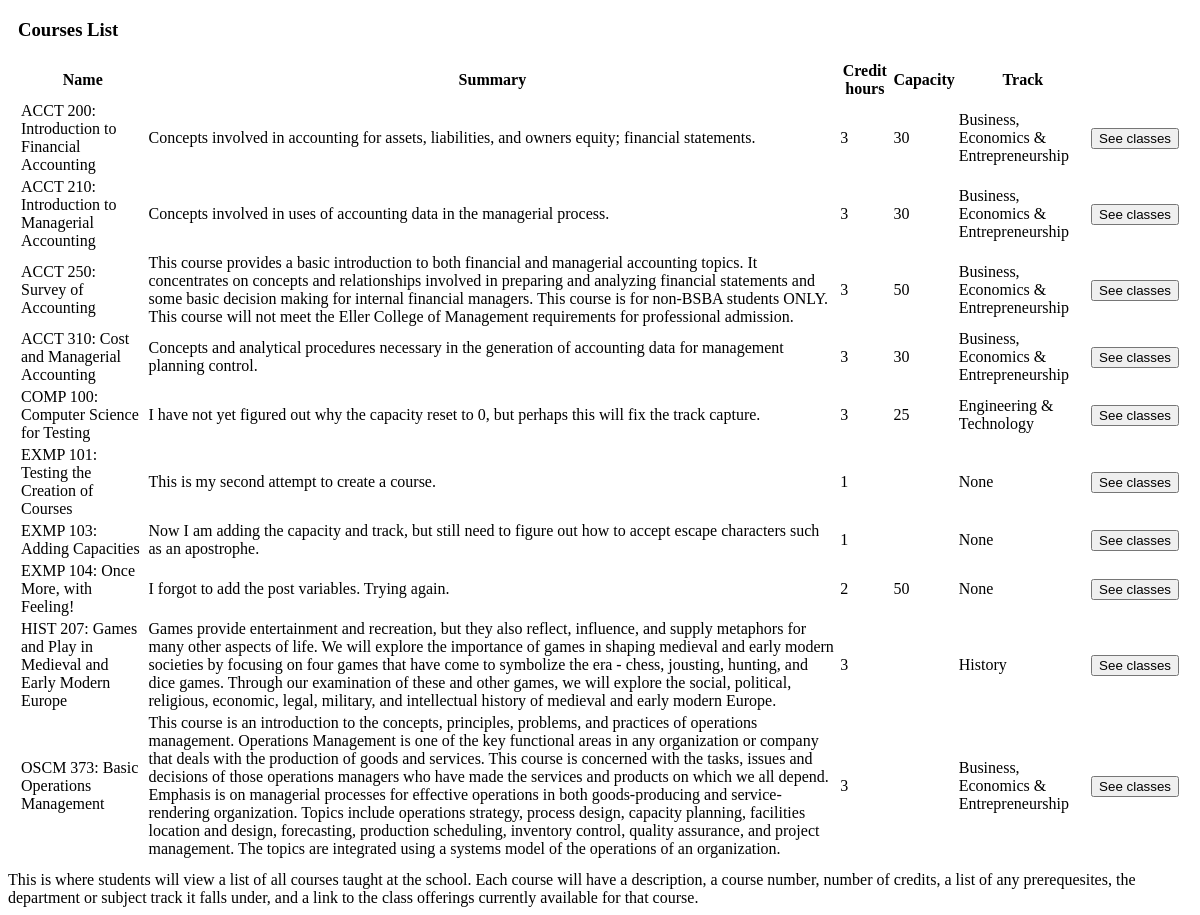
The app's page /courses_student.php, older data.
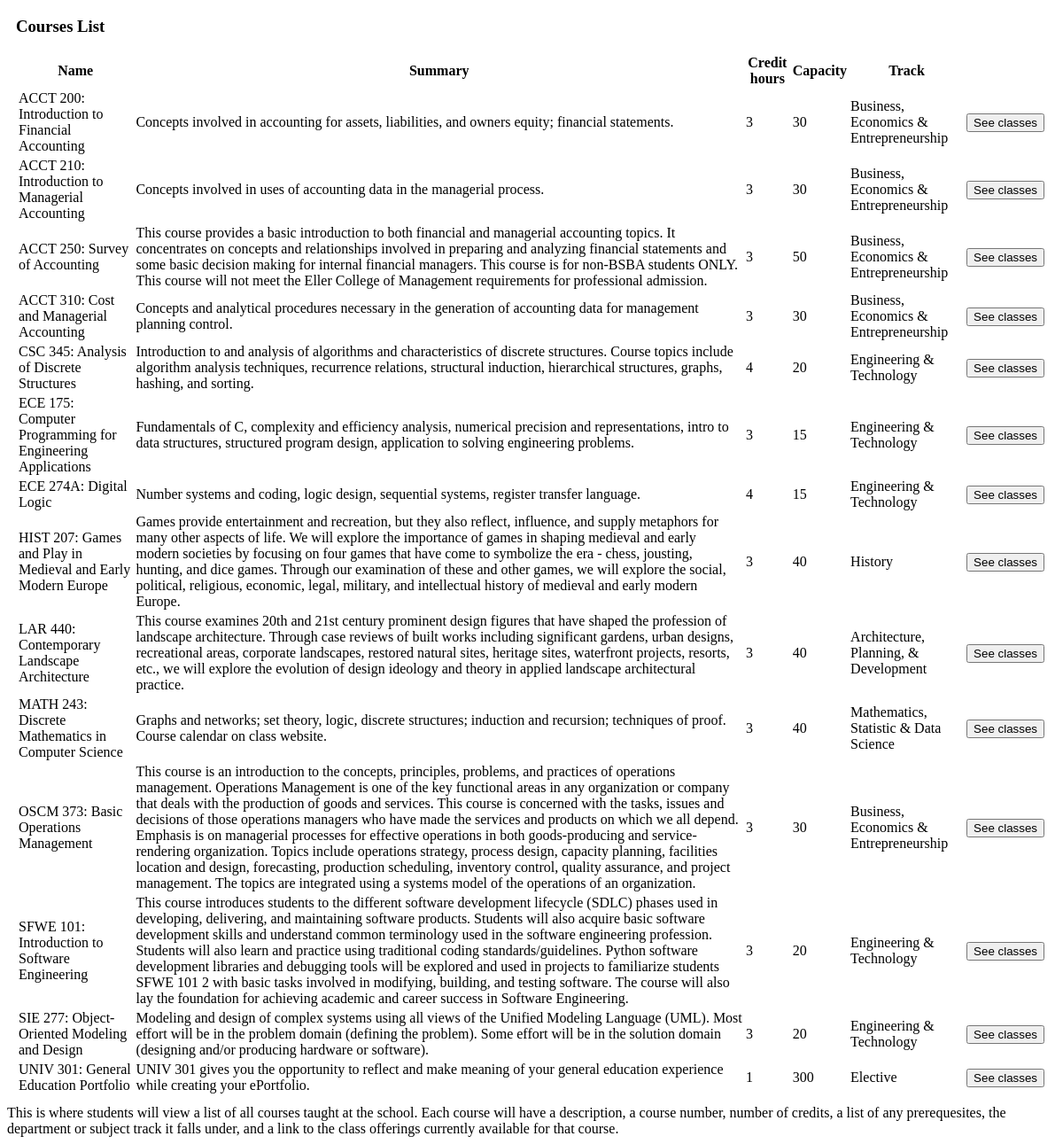
The same page, newer data.
### tables this page shows
CREATE TABLE `courses` (
  `course_id` varchar(10) NOT NULL,
  `course_name` varchar(100) NOT NULL,
  `summary` varchar(1000) DEFAULT NULL,
  `credits` int(11) NOT NULL,
  `track_id` int(11) NOT NULL,
  `prerequesites` tinyint(1) DEFAULT NULL,
  `default_max_capacity` int(11) DEFAULT NULL
);

CREATE TABLE `subject_tracks` (
  `track_id` int(11) NOT NULL,
  `track_name` varchar(45) NOT NULL
);

### courses_student.php (the view, shortened to what this page needs)
<!DOCTYPE html>
<html lang="en">
<head>
</head>
<body>
    <div class="bs-example">
            <div class="row">
                <div class="col-md-12">
                    <div class="page-header clearfix">
                        <h3 class="pull-left">Courses List</h3>
                    </div>
                    <?php
                    include_once 'db.php';
                    $result = mysqli_query($conn,"SELECT * FROM courses INNER JOIN subject_tracks ON courses.track_id=subject_tracks.track_id");
                    ?>
                    <?php
                    if (mysqli_num_rows($result) > 0) {
                    ?>
                      <table class='table table-bordered table-striped'>
                      <th>Name</th>
                        <th>Summary</th>
                        <th>Credit hours</th>
                        <th>Capacity</th>
                        <th>Track</th>
                    <?php
                    while($row = mysqli_fetch_array($result)) {
                    ?>
                    <tr>
                        <td><?php
                        $row_course_id = $row["course_id"]; echo $row_course_id; echo ': '; echo $row["course_name"]; ?></td>
                        <td width:1000px><?php echo $row["summary"]; ?></td>
                        <td><?php echo $row["credits"]; ?></td>
                        <td><?php echo $row["default_max_capacity"]; ?></td>
                        <td><?php echo $row["track_name"]; ?></td>
                        <td><form method="POST" action="classes.php"><input type="hidden" name="course_id" value="<?php echo $row_course_id; ?>"><input type="submit" name="search_classes" value="See classes"></form></td>
                    </tr>
                    <?php
                    }
                    ?>
                    </table>
                     <?php
                    }
                    else{
                        echo "No result found";
                    }
                    ?>
                </div>
            </div>
    </div>
<div>
    This is where students will view a list of all courses taught at the school.
    Each course will have a description, a course number, number of credits, a list of any prerequesites, the department or subject track it falls under,
    and a link to the class offerings currently available for that course.
</div>
</body>
</html>

### courses_student.php (style rules this page uses)
.bs-example { margin: 10px; }

Row changes from the older to the newer data that the page shows:
removed courses: course_id "COMP 100", course_name "Computer Science for Testing", summary "I have not yet figured out why the capacity reset to 0, but perhaps this will fix the track capture.", credits "3", default_max_capacity "25", track.track_name "Engineering & Technology"
removed courses: course_id "EXMP 101", course_name "Testing the Creation of Courses", summary "This is my second attempt to create a course.", credits "1", track.track_name "None"
removed courses: course_id "EXMP 103", course_name "Adding Capacities", summary "Now I am adding the capacity and track, but still need to figure out how to accept escape characters such as an apostrophe.", credits "1", track.track_name "None"
removed courses: course_id "EXMP 104", course_name "Once More, with Feeling!", summary "I forgot to add the post variables. Trying again.", credits "2", default_max_capacity "50", track.track_name "None"
added courses: course_id "CSC 345", course_name "Analysis of Discrete Structures", summary "Introduction to and analysis of algorithms and characteristics of discrete structures. Course topics include algorithm analysis techniques, recurrence relations, structural induction, hierarchical structures, graphs, hashing, and sorting.", credits "4", default_max_capacity "20", track.track_name "Engineering & Technology"
added courses: course_id "ECE 175", course_name "Computer Programming for Engineering Applications", summary "Fundamentals of C, complexity and efficiency analysis, numerical precision and representations, intro to data structures, structured program design, application to solving engineering problems.", credits "3", default_max_capacity "15", track.track_name "Engineering & Technology"
added courses: course_id "ECE 274A", course_name "Digital Logic", summary "Number systems and coding, logic design, sequential systems, register transfer language.", credits "4", default_max_capacity "15", track.track_name "Engineering & Technology"
changed courses "HIST 207": default_max_capacity (not shown) → "40"
added courses: course_id "LAR 440", course_name "Contemporary Landscape Architecture", summary "This course examines 20th and 21st century prominent design figures that have shaped the profession of landscape architecture. Through case reviews of built works including significant gardens, urban designs, recreational areas, corporate landscapes, restored natural sites, heritage sites, waterfront projects, resorts, etc., we will explore the evolution of design ideology and theory in applied landscape architectural practice.", credits "3", default_max_capacity "40", track.track_name "Architecture, Planning, & Development"
added courses: course_id "MATH 243", course_name "Discrete Mathematics in Computer Science", summary "Graphs and networks; set theory, logic, discrete structures; induction and recursion; techniques of proof. Course calendar on class website.", credits "3", default_max_capacity "40", track.track_name "Mathematics, Statistic & Data Science"
changed courses "OSCM 373": default_max_capacity (not shown) → "30"
added courses: course_id "SFWE 101", course_name "Introduction to Software Engineering", summary "This course introduces students to the different software development lifecycle (SDLC) phases used in developing, delivering, and maintaining software products. Students will also acquire basic software development skills and understand common terminology used in the software engineering profession. Students will also learn and practice using traditional coding standards/guidelines. Python software development libraries and debugging tools will be explored and used in projects to familiarize students SFWE 101 2 with basic tasks involved in modifying, building, and testing software. The course will also lay the foundation for achieving academic and career success in Software Engineering.", credits "3", default_max_capacity "20", track.track_name "Engineering & Technology"
added courses: course_id "SIE 277", course_name "Object-Oriented Modeling and Design", summary "Modeling and design of complex systems using all views of the Unified Modeling Language (UML). Most effort will be in the problem domain (defining the problem). Some effort will be in the solution domain (designing and/or producing hardware or software).", credits "3", default_max_capacity "20", track.track_name "Engineering & Technology"
added courses: course_id "UNIV 301", course_name "General Education Portfolio", summary "UNIV 301 gives you the opportunity to reflect and make meaning of your general education experience while creating your ePortfolio.", credits "1", default_max_capacity "300", track.track_name "Elective"
